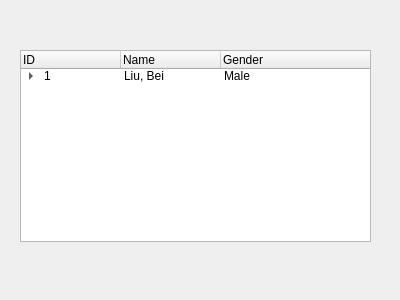
<?xml version="1.0" encoding="UTF-8"?>
<ui version="4.0">
 <class>Widget</class>
 <widget class="QWidget" name="Widget">
  <property name="geometry">
   <rect>
    <x>0</x>
    <y>0</y>
    <width>400</width>
    <height>300</height>
   </rect>
  </property>
  <property name="windowTitle">
   <string>Test tree</string>
  </property>
  <widget class="QTreeWidget" name="treeWidget">
   <property name="geometry">
    <rect>
     <x>20</x>
     <y>50</y>
     <width>351</width>
     <height>192</height>
    </rect>
   </property>
   <column>
    <property name="text">
     <string>ID</string>
    </property>
    <property name="icon">
     <iconset resource="src.qrc">
      <normaloff>:/icon_file/folder-invoices.png</normaloff>
      <normalon>:/icon_file/opened-folder.png</normalon>:/icon_file/folder-invoices.png</iconset>
    </property>
   </column>
   <column>
    <property name="text">
     <string>Name</string>
    </property>
   </column>
   <column>
    <property name="text">
     <string>Gender</string>
    </property>
   </column>
   <item>
    <property name="text">
     <string>1</string>
    </property>
    <property name="icon">
     <iconset resource="src.qrc">
      <normaloff>:/icon_file/folder-invoices.png</normaloff>
      <normalon>:/icon_file/opened-folder.png</normalon>:/icon_file/folder-invoices.png</iconset>
    </property>
    <property name="text">
     <string>Liu, Bei</string>
    </property>
    <property name="text">
     <string>Male</string>
    </property>
    <item>
     <property name="text">
      <string>123</string>
     </property>
    </item>
   </item>
  </widget>
 </widget>
 <layoutdefault spacing="6" margin="11"/>
 <resources>
  <include location="src.qrc"/>
 </resources>
 <connections/>
</ui>
